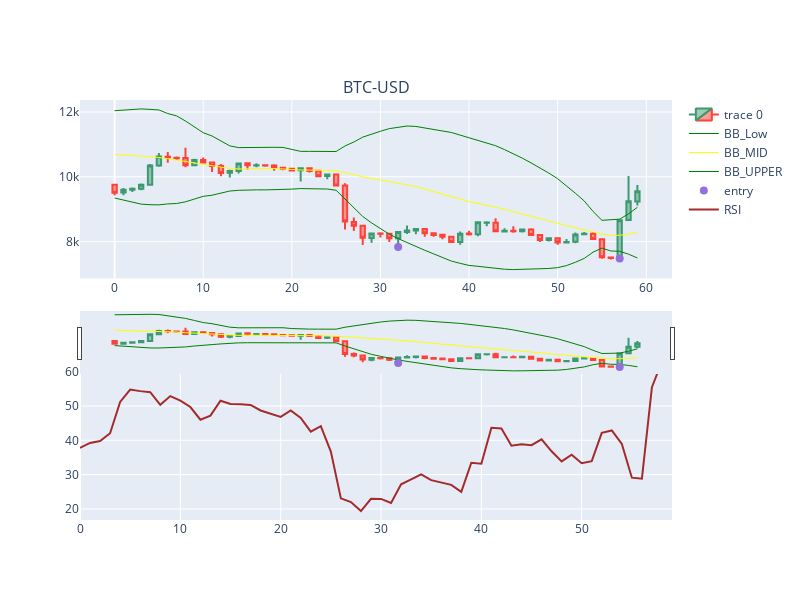

Notebook cell for this chart:
### Code cell
st=0
for name, df in report_dict.items():
    # dfpl = df[st:st+320]
    dfpl = df

    # Create a plot with 2 rows
    fig = make_subplots(rows=2, cols=1, column_titles=[name])

    # Add candlestick plot on the first row
    fig.add_trace(go.Candlestick(x=dfpl.index,
                                open=dfpl['Open'],
                                high=dfpl['High'],
                                low=dfpl['Low'],
                                close=dfpl['Close']),
                row=1, col=1)

    # Add Bollinger Bands, EMA lines on the same subplot
    fig.add_trace(go.Scatter(x=dfpl.index, y=dfpl['bb_low'],
                            line=dict(color='green', width=1),
                            name="BB_Low"),
                row=1, col=1)
    
    fig.add_trace(go.Scatter(x=dfpl.index, y=dfpl['bb_mid'],
                            line=dict(color='yellow', width=1),
                            name="BB_MID"),
                row=1, col=1)

    fig.add_trace(go.Scatter(x=dfpl.index, y=dfpl['bb_up'],
                            line=dict(color='green', width=1),
                            name="BB_UPPER"),
                row=1, col=1)

    # Add markers for trade entry points on the same subplot
    fig.add_trace(go.Scatter(x=dfpl.index, y=dfpl['pointpos'], mode="markers",
                            marker=dict(size=8, color="MediumPurple"),
                            name="entry"),
                row=1, col=1)

    # Add markers for trade entry points on the same subplot
    fig.add_trace(go.Scatter(x=dfpl.index, y=dfpl['rsi'], 
                            line=dict(color='brown', width=2),
                            name="RSI"),
                row=2, col=1)

    fig.update_layout(width=800, height=600, sliders=[])
    fig.show()
